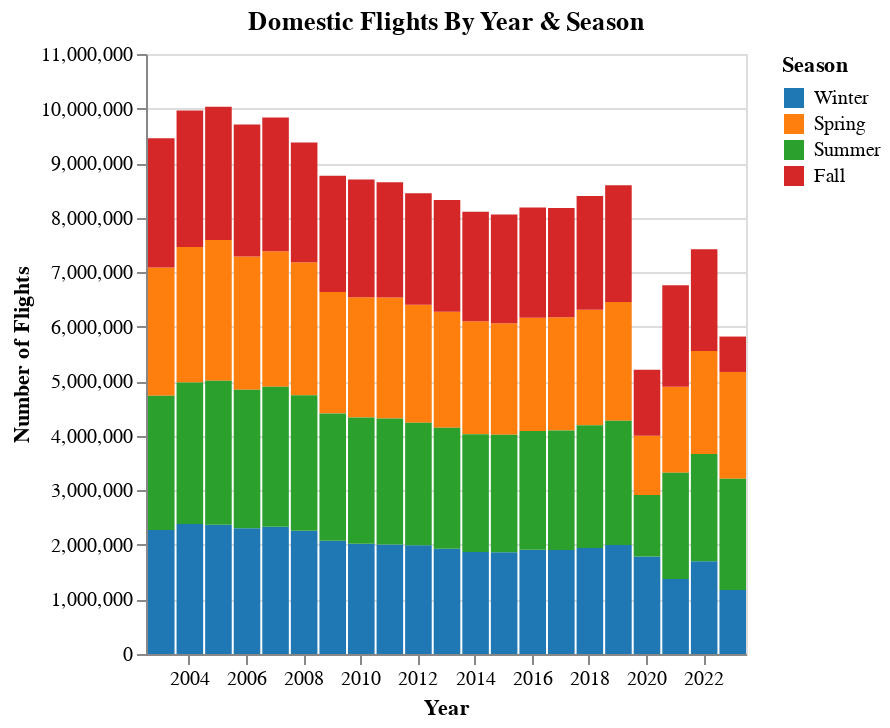

Notebook code cell kept with this figure:
### Markdown cell above
Added a column that has categories each row with its corresponding season

### Code cell
_dntk.DeepnoteChart(df_air_traffic, """{"layer":[{"layer":[{"layer":[{"mark":{"clip":true,"type":"bar","tooltip":true},"encoding":{"x":{"axis":{"grid":false,"title":"Year"},"sort":"ascending","type":"temporal","field":"Date","scale":{"type":"linear"},"timeUnit":"year","bandPosition":0},"y":{"axis":{"title":"Number of Flights","format":{"type":"default","decimals":null},"formatType":"numberFormatFromNumberType"},"type":"quantitative","field":"Dom_Flt","scale":{"type":"linear"},"stack":"zero","format":{"type":"default","decimals":null},"aggregate":"sum","formatType":"numberFormatFromNumberType"},"color":{"sort":null,"type":"nominal","field":"Season","scale":{"scheme":"category10"}}},"transform":[]}]}],"resolve":{"scale":{"color":"independent"}}}],"title":"Domestic Flights By Year & Season","config":{"legend":{"disable":false}},"$schema":"https://vega.github.io/schema/vega-lite/v5.json","encoding":{},"usermeta":{"seriesNames":["Dom_Flt"],"seriesOrder":[0],"specSchemaVersion":2,"tooltipDefaultMode":true}}""")

### Figure 1 — Vega-Lite specification as saved in the notebook (floating-point values rounded to 4 significant figures; data arrays with more than 128 entries replaced by an {"elided": "..."} marker saying what was removed)
{"layer": [{"layer": [{"layer": [{"mark": {"clip": true, "type": "bar", "tooltip": true}, "encoding": {"x": {"axis": {"grid": false, "title": "Year"}, "sort": "ascending", "type": "temporal", "field": "Date", "scale": {"type": "linear"}, "timeUnit": "year", "bandPosition": 0}, "y": {"axis": {"title": "Number of Flights", "format": {"type": "default", "decimals": null}, "formatType": "numberFormatFromNumberType"}, "type": "quantitative", "field": "Dom_Flt", "scale": {"type": "linear"}, "stack": "zero", "format": {"type": "default", "decimals": null}, "aggregate": "sum", "formatType": "numberFormatFromNumberType"}, "color": {"sort": null, "type": "nominal", "field": "Season", "scale": {"scheme": "category10"}}}, "transform": []}]}], "resolve": {"scale": {"color": "independent"}}}], "title": "Domestic Flights By Year & Season", "config": {"legend": {"disable": false}}, "$schema": "https://vega.github.io/schema/vega-lite/v5.json", "encoding": {}, "usermeta": {"seriesNames": ["Dom_Flt"], "seriesOrder": [0], "specSchemaVersion": 2, "tooltipDefaultMode": true}, "data": {"values": {"elided": "249 records"}}}
